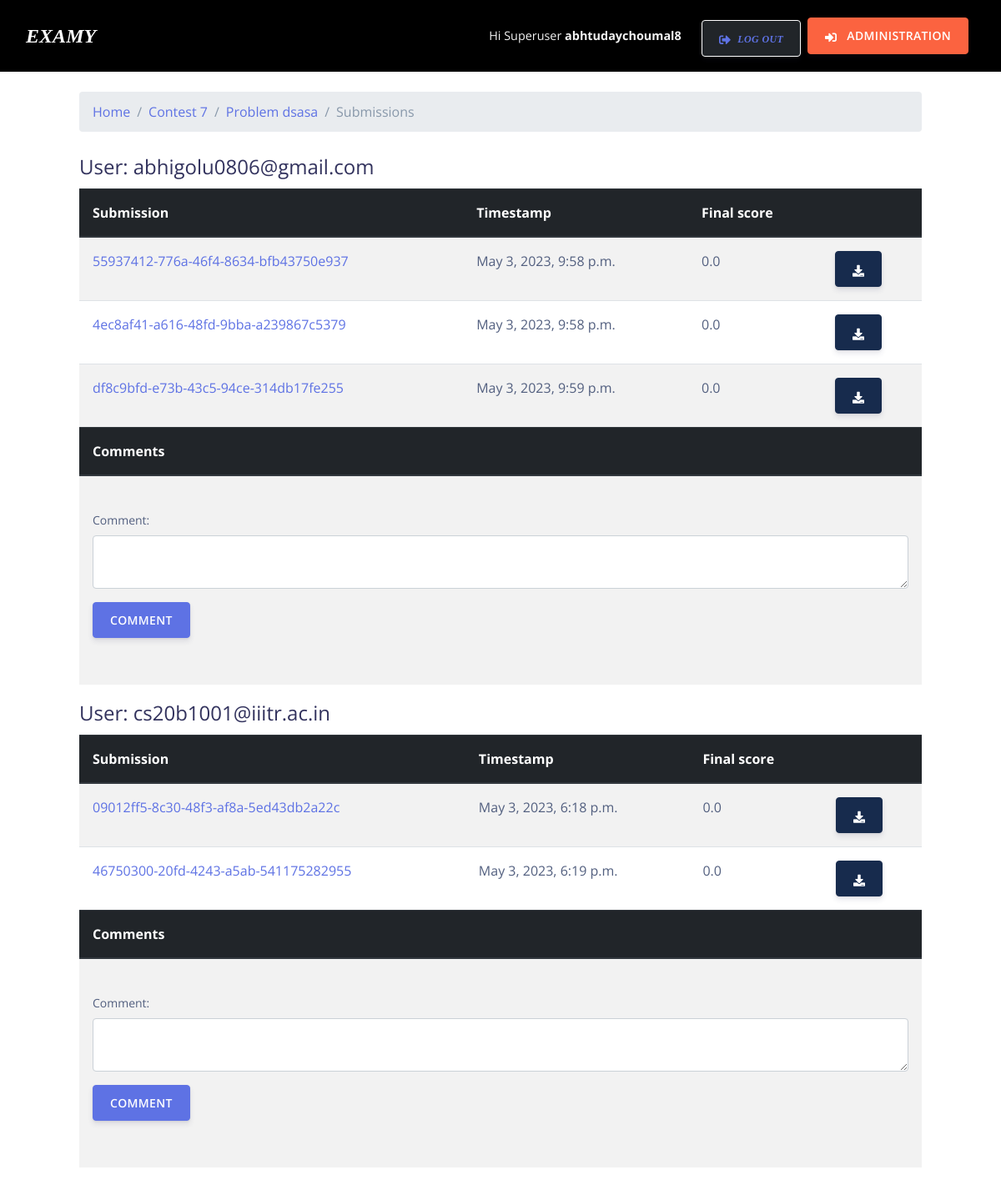
The app's page /judge/problem/dsasa/submissions/ (signed in) with its own data.
### judge/models.py (models this page shows, shortened)
class Problem(models.Model):
    code = models.CharField(max_length=10, primary_key=True, default='UNSET')
    """Problem code"""
    contest = models.ForeignKey(Contest, on_delete=models.CASCADE, null=True)
    """Foreign key to contest for the problem"""
    name = models.CharField(max_length=50, default='Name not set')
    """Problem name"""
    statement = models.TextField(default='The problem statement is empty.')
    """Problem statement"""
    input_format = models.TextField(default='No input format specified.')
    """Problem input format"""
    output_format = models.TextField(default='No output format specified.')
    """Problem output format"""
    difficulty = models.PositiveSmallIntegerField(default=0)
    """Problem difficulty"""
    time_limit = models.DurationField(default=timedelta(seconds=10))
    """Problem time limit"""
    memory_limit = models.PositiveIntegerField(default=200000)
    """Problem memory limit"""
    file_exts = models.CharField(max_length=100, default='.py,.cpp')
    """Accepted file extensions for submissions to problem"""
    starting_code = models.FileField(upload_to=starting_code_name, null=True)
    """Problem starting code"""
    max_score = models.PositiveSmallIntegerField(default=0)
    """Maximum score for a test case for the problem"""
    compilation_script = models.FileField(
        upload_to=partial(compilation_test_upload_location,
                          is_compilation=True),
        default='./default/compilation_script.sh')
    """Problem compilation script"""
    test_script = models.FileField(
        upload_to=partial(compilation_test_upload_location,
                          is_compilation=False),
        default='./default/test_script.sh')
    """Problem test script"""

class Contest(models.Model):
    name = models.CharField(
        max_length=50, default='Unnamed Contest', unique=True)
    """Contest name"""
    start_datetime = models.DateTimeField()
    """Start Date and Time for Contest"""
    soft_end_datetime = models.DateTimeField()
    """"Soft" End Date and Time for Contest"""
    hard_end_datetime = models.DateTimeField()
    """"Hard" End Date and Time for Contest"""
    penalty = models.FloatField(default=0.0)
    """Penalty for late-submission"""
    public = models.BooleanField(default=False)
    """Is the contest public?"""
    enable_linter_score = models.BooleanField(default=True)
    """Enable linter scoring"""
    enable_poster_score = models.BooleanField(default=True)
    """Enable poster scoring"""
    def __str__(self):
        return self.name

class Person(models.Model):
    email = models.EmailField(primary_key=True)
    """Email ID of the Person"""
    rank = models.PositiveIntegerField(default=0)
    """Rank of the Person"""

class Submission(models.Model):
    id = models.CharField(max_length=36, primary_key=True, default=uuid4)
    problem = models.ForeignKey(Problem, on_delete=models.CASCADE)
    """Foreign key to problem for which this is a submission"""
    participant = models.ForeignKey(Person, on_delete=models.CASCADE)
    """Foreign key to person who submitted the solution"""
    PERMISSIBLE_FILE_TYPES = (
        ('.none', 'NOT_SELECTED'),
        ('.c', 'C'),
        ('.cpp', 'C++'),
        ('.py', 'Python3.6'),
        ('.go', 'Go'),
        ('.hs', 'Haskell'),
    )
    file_type = models.CharField(
        max_length=5, choices=PERMISSIBLE_FILE_TYPES, default='.none')
    """File type of submission"""
    submission_file = models.FileField(upload_to=submission_upload_location)
    """Submission file"""
    timestamp = models.DateTimeField()
    """Timestamp of submission"""
    judge_score = models.PositiveSmallIntegerField(default=0)
    """Judge score"""
    poster_score = models.SmallIntegerField(default=0)
    """Poster score"""
    linter_score = models.FloatField(default=0.0)
    """Linter score"""
    final_score = models.FloatField(default=0.0)
    """Final score"""

### judge/views.py (the view, shortened to what this page needs)
def problem_submissions(request, problem_id: str):
    user = _get_user(request)
    perm = handler.get_personproblem_permission(
        None if user is None else user.email, problem_id)
    if perm is None:
        return handler404(request)
    problem = get_object_or_404(Problem, pk=problem_id)
    context = {'problem': problem, 'perm': perm}
    if request.method == 'POST':
        form = NewCommentForm(request.POST)
        if form.is_valid():
            if perm is False and form.cleaned_data['participant_email'] != user.email:
                form.add_error(None, 'Your comment was not posted.')
            else:
                status, maybe_error = handler.process_comment(
                    problem_id, form.cleaned_data['participant_email'], user.email,
                    timezone.now(), form.cleaned_data['comment'])
                if not status:
                    form.add_error(None, maybe_error)
                else:
                    form = NewCommentForm()
    else:
        form = NewCommentForm()
    submissions = {}
    if perm:
        status, all_subs_or_error = handler.get_submissions(problem_id, None)
        if status:
            for email, subs in all_subs_or_error.items():
                comment_set = handler.get_comments(problem_id, email)
                submissions[email] = (subs, comment_set)
            context['submissions'] = submissions
        else:
            return handler404(request)
    else:
        return handler404(request)
    context['form'] = form
    context['submissions'] = submissions
    return render(request, 'judge/problem_submissions.html', context)

### judge/forms.py
class NewCommentForm(forms.Form):
    participant_email = forms.EmailField(label='Email', widget=forms.HiddenInput())
    """Email of participant"""
    comment = forms.CharField(label='Comment', required=True, widget=forms.Textarea(
        attrs={'class': 'form-control', 'rows': 2}))
    """Comment content"""

### judge/handler.py (called while the page is built)
def get_personproblem_permission(person_id: Optional[str], problem_id: str) -> Optional[bool]:
    problem = models.Problem.objects.filter(code=problem_id)
    if not problem.exists():
        return False
    problem = problem[0]
    if problem.contest is None:
        return False
    return get_personcontest_permission(person_id, problem.contest.pk)

def get_comments(problem_id: str,
                 person_id: str) -> List[Tuple[Any, Any, Any]]:
    comments = models.Comment.objects.filter(problem=problem_id,
                                             person=person_id.lower()).order_by('timestamp')
    result = [(comment.commenter, comment.timestamp, comment.comment)
              for comment in comments]
    return result

### judge/views.py (called while the page is built)
def _get_user(request) -> User:
    if request.user.is_authenticated:
        if request.user.email == '':
            if request.user.is_superuser:
                request.user.email = request.user.username + '@autojudge.superuser'
            else:
                return None
        return request.user
    else:
        return None

### judge/templates/judge/problem_submissions.html (shortened to what this page needs)
{% extends 'judge/base.html' %}
{% block breadcrumb %}
<li class="breadcrumb-item"><a href="{% url 'judge:contest_detail' problem.contest.pk %}">Contest
        {{ problem.contest.pk }}</a></li>
<li class="breadcrumb-item"><a href="{% url 'judge:problem_detail' problem.pk %}">Problem {{ problem.code }}</a></li>
<li class="breadcrumb-item active" aria-current="page">Submissions</li>
{% endblock %}
{% block content %}
{% for email, subs in submissions.items %}
<div class="row">
    <div class="col-12">
        {% if not participant %}<h4>User: {{ email }}</h4>{% endif %}
        <table class="table table-striped">
            <thead class="thead-dark">
                <tr>
                    <th>Submission</th>
                    <th>Timestamp</th>
                    <th>Final score</th>
                    <th></th>
                </tr>
            </thead>
            <tbody>
                {% for sub in subs.0 %}
                <tr>
                    <td><a href="{% url 'judge:submission_detail' sub.pk %}">{{ sub.pk }}</a></td>
                    <td>{{ sub.timestamp }}</td>
                    <td>{{ sub.final_score }}</td>
                    <td>
                        <a href="{% url 'judge:submission_download' sub.pk %}" class="btn btn-icon btn-default">
                            <span class="btn-inner--icon"><i class="fas fa-download"></i></span>
                        </a>
                    </td>
                </tr>
                {% endfor %}
            </tbody>
            <thead class="thead-dark">
                <tr>
                    <th colspan="4">Comments</th>
                </tr>
            </thead>
            <tbody>
                <tr>
                    <td colspan="4">
                        <form method="POST" class="my-4" data-email="{{ email }}">
                            {% for field in form %}
                            {% if field.name == 'participant_email' %}
                            <input type="hidden" value="{{ email }}" name="{{ field.name }}">
                            {% else %}
                            {{ field.label_tag }}{{ field }}
                            {% endif %}
                            {% endfor %}
                            <button type="submit" class="btn btn-primary my-3">Comment</button>
                        </form>
                    </td>
                </tr>
            </tbody>
        </table>
    </div>
</div>
{% endfor %}
{% endblock %}

### judge/templates/judge/base.html (shortened to what this page needs)
{% load static %}
<!doctype html>
<html lang="en">
<head>
    <link href="/static/assets/vendor/nucleo/css/nucleo.css" rel="stylesheet">
    <link rel="stylesheet" href="https://use.fontawesome.com/releases/v5.8.1/css/all.css"
>
    <link type="text/css" href="/static/assets/css/argon.min.css" rel="stylesheet">
</head>
<body>
    {% url 'judge:index' as homepage %}
    <nav class="navbar navbar-expand-lg navbar-dark bg-darker">
        <div class="container-fluid">
            <a style="font-size:2vw; font-style:italic; font-family: 'Times New Roman', serif;" class="navbar-brand" href="{{ homepage }}">Examy</a>
            <div class="collapse navbar-collapse" id="navbar-default">
                <ul class="navbar-nav">
                    {% if user.is_authenticated %}
                        {% if user.is_superuser %}
                            <li class="nav-item">
                                <a class="nav-link" href="#" data-toggle="tooltip" data-placement="bottom"
                                    title="{{ user.email }}">Hi Superuser <b>{{ user.get_username }}</b></a>
                            </li>
                        {% else %}
                            <li class="nav-item mt-0">
                                <a style="font-size:1.5vw; font-style:italic; font-family: 'Times New Roman', serif;" class="nav-link" href="#" data-toggle="tooltip" data-placement="bottom"
                                    title="{{ user.email }}">Hi <b>{{ user.get_full_name }}</b></a>
                            </li>
                        {% endif %}
                        <li class="nav-item mt-2">
                            <a class="btn btn-neutral bg-dark btn-icon" href="{% url 'judge:logout' %}"><span
                                    class="btn-inner--icon">
                                    <i class="fas fa-sign-out-alt mr-1 mb-1"></i>
                                </span>
                                <span style="font-size:1vw; font-style:italic; font-family: 'Times New Roman', serif;" class="nav-link-inner--text mt-auto">Log out</span></a>
                        </li>
                    {% endif %}
                    {% if user.is_staff %}
                    <li class="nav-item" style="align-self: center;">
                        <a class="btn btn-warning btn-icon" href="/admin/" target="_blank"><span
                                class="btn-inner--icon">
                                <i class="fas fa-sign-in-alt mr-2 mb-1"></i>
                            </span>
                            <span class="nav-link-inner--text">Administration</span></a>
                    </li>
                    {% endif %}
                </ul>
            </div>
        </div>
    </nav>
    <div class="container">
        {% if request.path != homepage %}
        <nav aria-label="breadcrumb" class="my-4">
            <ol class="breadcrumb">
                <li class="breadcrumb-item"><a href="{{ homepage }}">Home</a></li>
                {% block breadcrumb %}
                {% endblock %}
            </ol>
        </nav>
        {% endif %}
        <div class="row my-4">
            <div class="col-12">
                {% block content %}
                {% endblock %}
            </div>
        </div>
    </div>
</body>
</html>

### records on screen
Problem: contest.pk "7", code "dsasa"
Person: submissions "abhigolu0806@gmail.com"
Submission: pk "55937412-776a-46f4-8634-bfb43750e937", timestamp "May 3, 2023, 9:58 p.m.", final_score "0.0"
Submission: pk "4ec8af41-a616-48fd-9bba-a239867c5379", timestamp "May 3, 2023, 9:58 p.m.", final_score "0.0"
Submission: pk "df8c9bfd-e73b-43c5-94ce-314db17fe255", timestamp "May 3, 2023, 9:59 p.m.", final_score "0.0"
Person: submissions "cs20b1001@iiitr.ac.in"
Submission: pk "09012ff5-8c30-48f3-af8a-5ed43db2a22c", timestamp "May 3, 2023, 6:18 p.m.", final_score "0.0"
Submission: pk "46750300-20fd-4243-a5ab-541175282955", timestamp "May 3, 2023, 6:19 p.m.", final_score "0.0"

### other values on screen
{{ user.get_username }} "abhtudaychoumal8"
{{ field.label_tag }} "Comment:" "Comment:"
